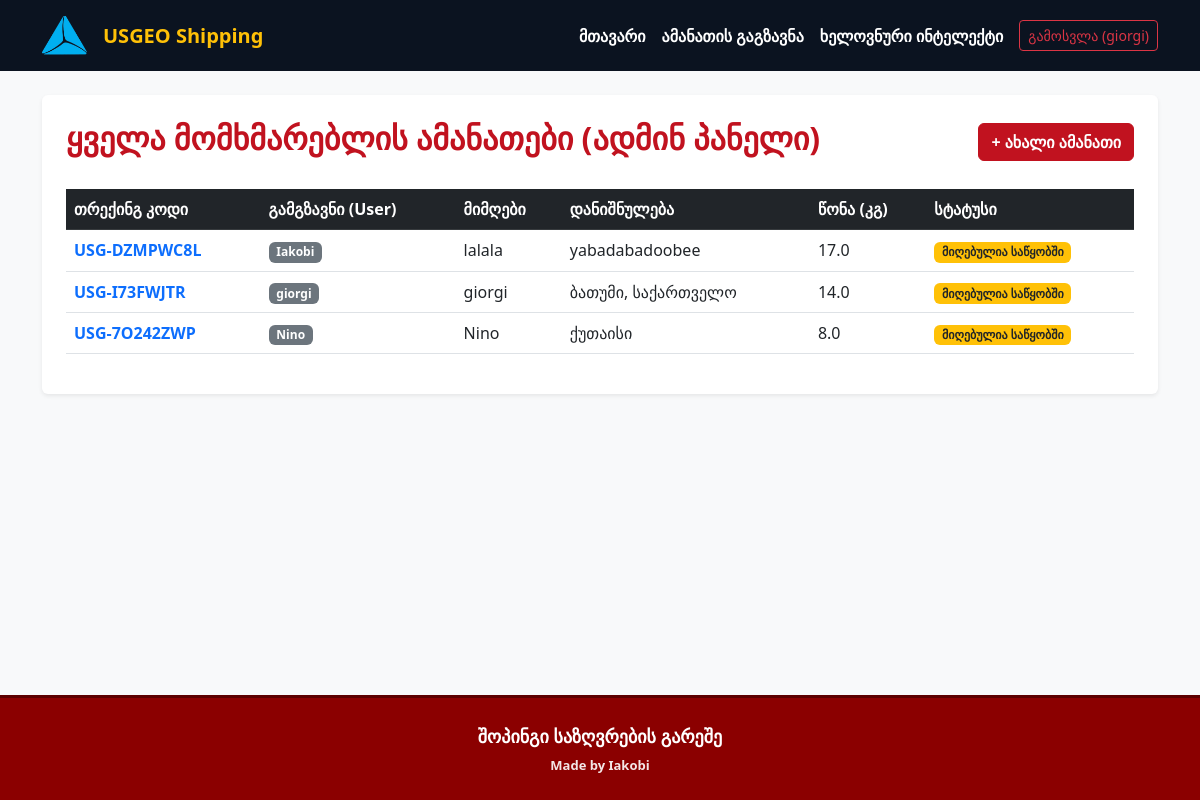
The app's page / (signed in) with its own data.
### app.py (models this page shows)
class User(db.Model, UserMixin):
    id = db.Column(db.Integer, primary_key=True)
    username = db.Column(db.String(50), unique=True, nullable=False)
    password = db.Column(db.String(255), nullable=False)
    role = db.Column(db.String(20), nullable=False, default="User")
    is_banned = db.Column(db.Boolean, default=False)
    @property
    def is_admin(self):
        return self.role == "Admin"

class Package(db.Model):
    id = db.Column(db.Integer, primary_key=True)
    tracking_number = db.Column(db.String(20), unique=True, nullable=False)
    receiver_name = db.Column(db.String(100), nullable=False)
    destination = db.Column(db.String(200), nullable=False)
    weight = db.Column(db.Float, nullable=False)
    status = db.Column(db.String(50), default="მიღებულია საწყობში")
    user_id = db.Column(db.Integer, db.ForeignKey("user.id"), nullable=False)
    owner = db.relationship("User", backref="packages")

### app.py (the view)
@app.route("/")
@login_required
def home():
    if current_user.is_admin:
        packages = Package.query.all()
    else:
        packages = Package.query.filter_by(user_id=current_user.id).all()
    return render_template("index.html", packages=packages)

### app.py (called while the page is built)
@login_manager.user_loader
def load_user(user_id):
    return User.query.get(int(user_id))

### templates/index.html (shortened to what this page needs)
{% extends 'base.html' %}
{% block content %}
<div class="card shadow-sm p-4 bg-white rounded">
    <div class="d-flex justify-content-between align-items-center mb-4">
        <h2>
            {% if current_user.is_admin %}
                ყველა მომხმარებლის ამანათები (ადმინ პანელი)
            {% else %}
                ჩემი ამანათები
            {% endif %}
        </h2>
        <a href="{{ url_for('ship') }}" class="btn btn-warning fw-bold">
            + ახალი ამანათი
        </a>
    </div>
    {% if packages %}
        <div class="table-responsive">
            <table class="table table-hover align-middle">
                <thead class="table-dark">
                    <tr>
                        <th>თრექინგ კოდი</th>
                        {% if current_user.is_admin %}
                            <th>გამგზავნი (User)</th>
                        {% endif %}
                        <th>მიმღები</th>
                        <th>დანიშნულება</th>
                        <th>წონა (კგ)</th>
                        <th>სტატუსი</th>
                    </tr>
                </thead>
                <tbody>
                    {% for package in packages %}
                    <tr>
                        <td class="fw-bold text-primary">
                            {{ package.tracking_number }}
                        </td>
                        {% if current_user.is_admin %}
                            <td>
                                <span class="badge bg-secondary">
                                    {{ package.owner.username }}
                                </span>
                            </td>
                        {% endif %}
                        <td>{{ package.receiver_name }}</td>
                        <td>{{ package.destination }}</td>
                        <td>{{ package.weight }}</td>
                        <td>
                            {% if package.status == "მიღებულია საწყობში" %}
                                <span class="badge bg-warning text-dark">
                                    {{ package.status }}
                                </span>
                            {% elif package.status == "გზაშია" %}
                                <span class="badge bg-primary">
                                    {{ package.status }}
                                </span>
                            {% elif package.status == "ჩაბარებულია" %}
                                <span class="badge bg-success">
                                    {{ package.status }}
                                </span>
                            {% else %}
                                <span class="badge bg-secondary">
                                    {{ package.status }}
                                </span>
                            {% endif %}
                        </td>
                    </tr>
                    {% endfor %}
                </tbody>
            </table>
        </div>
    {% endif %}
</div>
{% endblock %}

### templates/base.html (shortened to what this page needs)
<!DOCTYPE html>
<html lang="ka">
<head>
    <link href="https://cdn.jsdelivr.net/npm/bootstrap@5.3.0/dist/css/bootstrap.min.css" rel="stylesheet">
    <link rel="stylesheet" href="{{ url_for('static', filename='css/style.css') }}">
</head>
<body class="bg-light">
    <nav class="navbar navbar-expand-lg navbar-dark bg-dark mb-4">
        <div class="container">
           <a class="navbar-brand d-flex align-items-center"
              href="https://www.tbceducation.ge/"
              target="_blank">
                <img src="{{ url_for('static', filename='images/tbc_logo.png') }}"
                     alt="TBC Education"
                     height="45"
                     class="me-3">
                <span class="fw-bold text-warning">
                    USGEO Shipping
                </span>
           </a>
            <div class="collapse navbar-collapse" id="navbarNav">
                <ul class="navbar-nav ms-auto">
                    {% if current_user.is_authenticated %}
                        <li class="nav-item">
                            <a class="nav-link" href="{{ url_for('home') }}">მთავარი</a>
                        </li>
                        <li class="nav-item">
                            <a class="nav-link" href="{{ url_for('ship') }}">ამანათის გაგზავნა</a>
                        </li>
                        <li class="nav-item">
                            <a class="nav-link" href="{{ url_for('ask_ai') }}">ხელოვნური ინტელექტი</a>
                        </li>
                        <li class="nav-item">
                            <a class="btn btn-outline-danger btn-sm my-1 ms-2" href="{{ url_for('logout') }}">
                                გამოსვლა ({{ current_user.username }})
                            </a>
                        </li>
                    {% endif %}
                </ul>
            </div>
        </div>
    </nav>
    <div class="container">
        {% block content %}
        {% endblock %}
    </div>
<footer>
    <div class="footer-title">შოპინგი საზღვრების გარეშე</div>
    <div class="footer-subtitle">Made by Iakobi</div>
</footer>
</body>
</html>

### static/css/style.css (style rules this page uses)
html, body { height: 100%; }
body { display: flex; flex-direction: column; min-height: 100vh; }
.container { flex: 1; }
.navbar { background-color: #0b1320 !important; }
.navbar-brand, .navbar-nav .nav-link { color: white !important; font-weight: 600; }
.card { border: none; border-radius: 15px; box-shadow: 0 5px 20px rgba(0, 0, 0, 0.08); color: #0b1320; }
h1, h2, h4, h5 { color: #c1121f; font-weight: bold; }
.btn-warning { background-color: #c1121f; border-color: #c1121f; color: white; }
.table-dark { background-color: #8f0202 !important; }
.table thead th { color: white; }
.badge.bg-warning { background-color: #ffc107 !important; }
.badge.bg-secondary { background-color: #6c757d !important; }
a { color: #c1121f; text-decoration: none; }
footer { margin-top: 50px; padding: 25px 10px; background-color: #8b0000; color: white; text-align: center; border-top: 3px solid #5c0000; }
.footer-title { font-size: 18px; font-weight: bold; }
.footer-subtitle { font-size: 13px; margin-top: 6px; font-weight: bold; opacity: 0.9; }

### records on screen
User: username "giorgi"
Package: tracking_number "USG-DZMPWC8L", owner.username "Iakobi", receiver_name "lalala", destination "yabadabadoobee", weight "17.0", status "მიღებულია საწყობში"
Package: tracking_number "USG-I73FWJTR", owner.username "giorgi", receiver_name "giorgi", destination "ბათუმი, საქართველო", weight "14.0", status "მიღებულია საწყობში"
Package: tracking_number "USG-7O242ZWP", owner.username "Nino", receiver_name "Nino", destination "ქუთაისი", weight "8.0", status "მიღებულია საწყობში"
